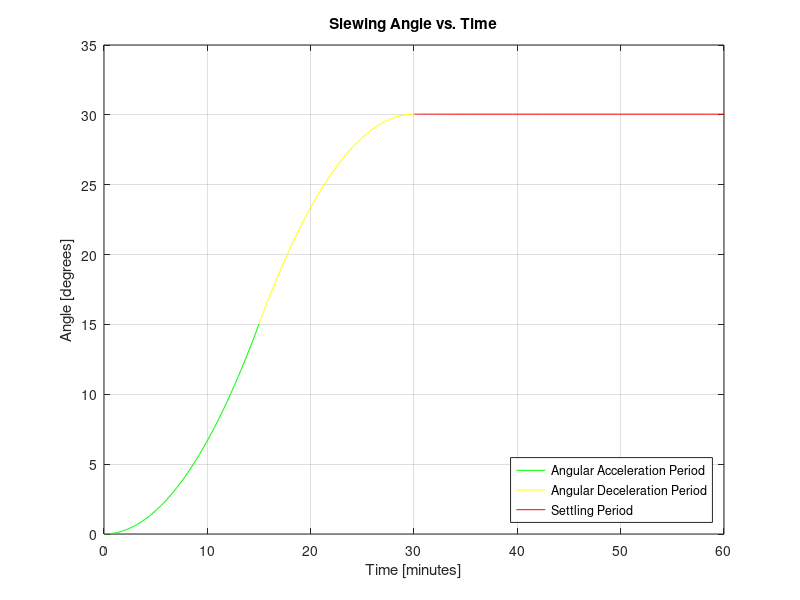

Reproduce this figure in MATLAB.
close all;
clear all;

J1 = 77217;
J2 = 77217;
J3 = 25000;

h_dot = 0.05;
f = @(t,y) [y(2); h_dot/J2];

t01 = 0;
y01 = [0;0];

T1 = 15*60;
T2 = 30*60;
T3 = 60*60;
[ts1,ys1] = ode45(f,[t01,T1],y01);
t02 = T1;
y02 = [ys1(length(ys1(:,1)),1); ys1(length(ys1(:,2)),2)];

h_dot = .05;
f = @(t,y) [y(2); -h_dot/J2];
[ts2,ys2] = ode45(f,[t02,T2],y02);
t03 = T2;
y03 = [ys2(length(ys2(:,1)), 1); ys2(length(ys2(:,2)),2)];
h_dot = 0;
f = @(t,y) [y(2); h_dot/J2];
[ts3,ys3] = ode45(f,[t03,T3], y03);
plot(ts1/60,ys1(:,1)*(180/pi),'g')
hold on
plot(ts2/60,ys2(:,1)*(180/pi),'y')
plot(ts3/60, ys3(:,1)*(180/pi), 'r')
title('Slewing Angle vs. Time')
xlabel('Time [minutes]')
ylabel('Angle [degrees]')
legend("Angular Acceleration Period", "Angular Deceleration Period", "Settling Period")
legend("Location", "Southeast")
grid on
hold off

final_angle = rad2deg(ys3(length(ys2(:,1)),1))
ss_error = (abs(30 - final_angle))